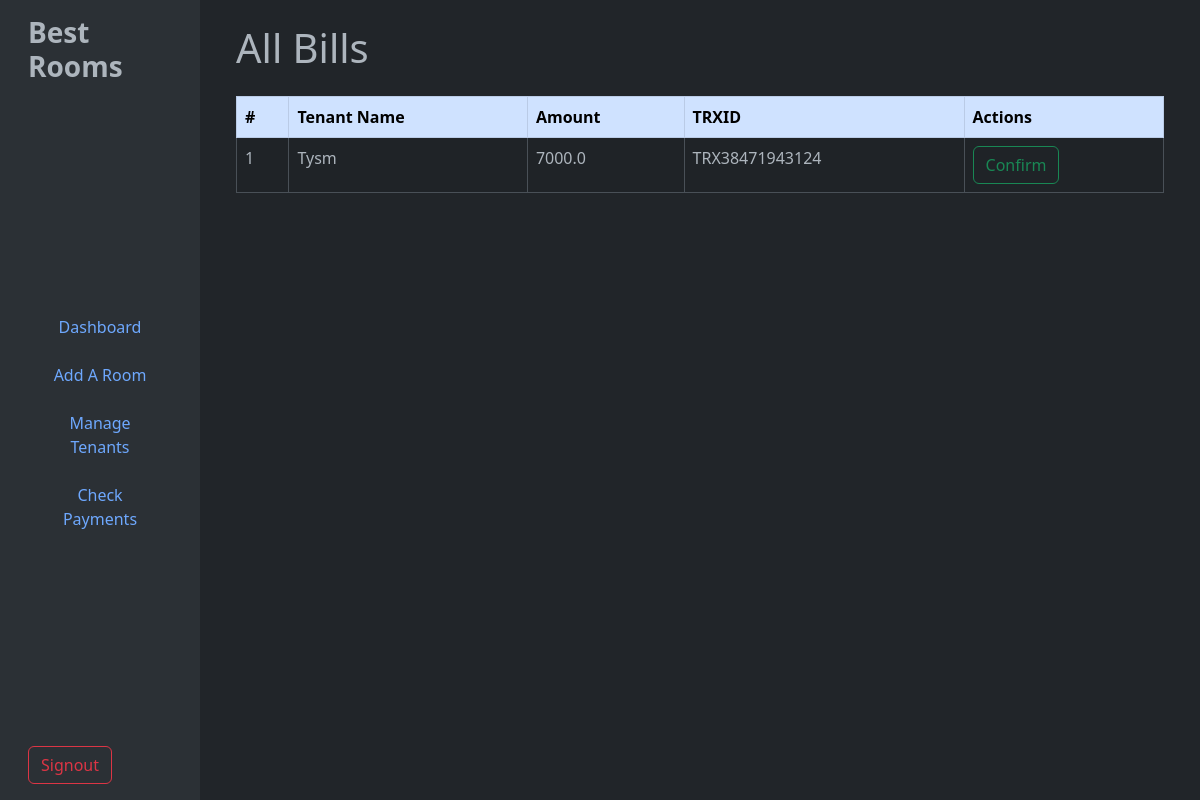
Before: /unverifiedbills with the older database file.
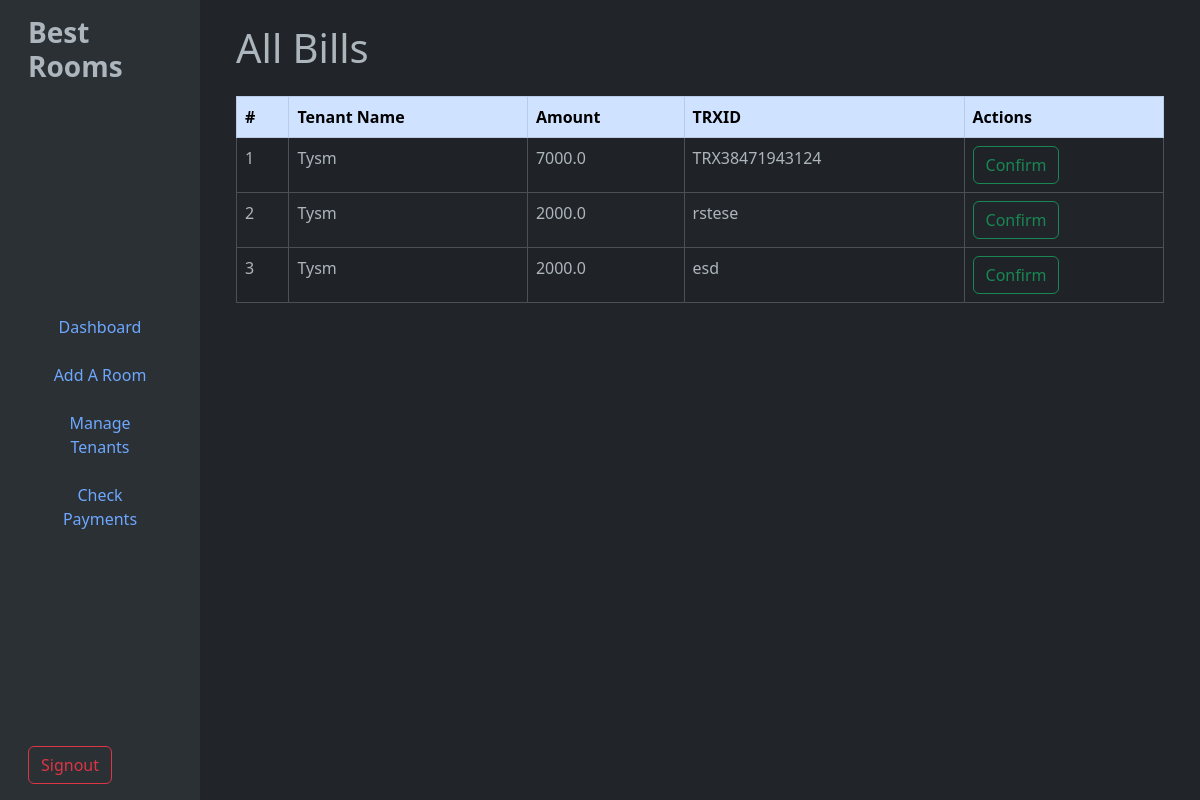
After: the same page with the newer database file.
### tables this page shows
CREATE TABLE "Payments" (
	"paymentID"	INTEGER,
	"tenantID"	INTEGER NOT NULL,
	"payment"	INT,
	"status"	TEXT NOT NULL,
	"transactionID"	TEXT NOT NULL, `month` TEXT, `amount` TEXT, `type` TEXT,
	PRIMARY KEY("paymentID" AUTOINCREMENT),
	FOREIGN KEY("payment") REFERENCES "Bills"("billID"),
	FOREIGN KEY("tenantID") REFERENCES "Tenants"("tenantID")
);

CREATE TABLE "Tenants" (
	"tenantID"	INTEGER,
	"userID"	INTEGER NOT NULL,
	"name"	TEXT,
	"roomID"	INTEGER,
	"phone"	TEXT,
	PRIMARY KEY("tenantID" AUTOINCREMENT),
	FOREIGN KEY("roomID") REFERENCES "Rooms"("roomID"),
	FOREIGN KEY("userID") REFERENCES "Users"("userID")
);

### app.py (the view)
@app.route('/unverifiedbills', methods=['GET', 'POST'])
def unverifiedbills():
    if request.method == 'POST':
        paymentid = request.form['paymentid']
        verifyBill(paymentid)
        return redirect(url_for('unverifiedbills'))
    else:
        return render_template('verifybills.html', bills=getUnverifiedBills(), getTenantName=getTenantName)

### database/admin.py (called while the page is built)
def dbConnect():
    return sqlite3.connect('database/main.db')

def pullFromDB(query):
    connection = dbConnect()
    cursor = connection.cursor()
    cursor.execute(query)
    result = cursor.fetchall()
    connection.close()
    return result

def getUnverifiedBills():
    result = pullFromDB("SELECT * FROM Payments WHERE status='unverified'")
    return result

### database/user.py (called while the page is built)
def getTenantName(tenantID):
    result = pullFromDB(f"SELECT name FROM Tenants WHERE tenantID='{tenantID}'")[0][0]
    return result

### templates/verifybills.html (shortened to what this page needs)
{%extends "adminbase.html"%}
{%block content%}
<main class="col-md-9 ms-sm-auto col-lg-10 px-md-4 bg-dark">
<div class="container py-4">
  <h1 class="mb-4">All Bills</h1>
  <div class="table-responsive">
    <table class="table table-striped table-bordered">
      <thead class="table-primary">
        <tr>
          <th>#</th>
          <th>Tenant Name</th>
          <th>Amount</th>
          <th>TRXID</th>
          <th>Actions</th>
        </tr>
      </thead>
      <tbody>
        {% for bill in bills %}
        <tr>
          <td>{{ loop.index }}</td>
          <td>{{ getTenantName(bill[1]) }}</td>
          <td>{{ bill[6] }}</td>
          <td>{{ bill[4] }}</td>
          <td>
            <div class="d-flex gap-2">
                <form action="/unverifiedbills" method="post">
                    <button type="submit" class="btn btn-md btn-outline-success">Confirm</a>
                </form>
            </div>
          </td>
        </tr>
        {% else %}
        <tr>
          <td colspan="6" class="text-center">No bills found.</td>
        </tr>
        {% endfor %}
      </tbody>
    </table>
  </div>
</div>
</main>
{% endblock %}

Changed rows visible on the page:
now on this page (row edited): Payments: tenantID.name "Tysm", amount "2000.0", transactionID "rstese"
added Payments: tenantID.name "Tysm", amount "2000.0", transactionID "esd"
